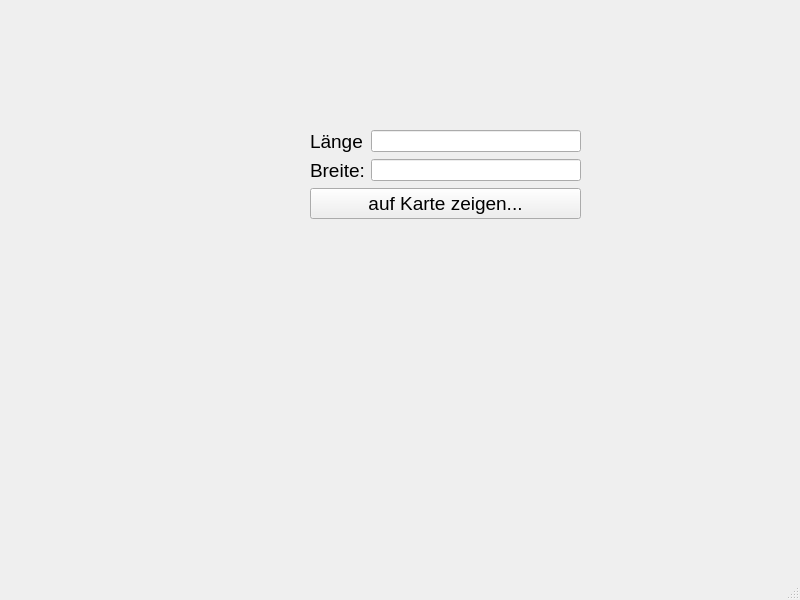
<?xml version="1.0" encoding="UTF-8"?>
<ui version="4.0">
 <class>MainWindow</class>
 <widget class="QMainWindow" name="MainWindow">
  <property name="geometry">
   <rect>
    <x>0</x>
    <y>0</y>
    <width>800</width>
    <height>600</height>
   </rect>
  </property>
  <property name="windowTitle">
   <string>MainWindow</string>
  </property>
  <widget class="QWidget" name="centralwidget">
   <widget class="QWidget" name="formLayoutWidget">
    <property name="geometry">
     <rect>
      <x>310</x>
      <y>130</y>
      <width>271</width>
      <height>114</height>
     </rect>
    </property>
    <layout class="QFormLayout" name="formLayout">
     <item row="0" column="0">
      <widget class="QLabel" name="laenge">
       <property name="font">
        <font>
         <pointsize>14</pointsize>
        </font>
       </property>
       <property name="text">
        <string>Länge</string>
       </property>
      </widget>
     </item>
     <item row="1" column="0">
      <widget class="QLabel" name="breite">
       <property name="font">
        <font>
         <pointsize>14</pointsize>
        </font>
       </property>
       <property name="text">
        <string>Breite:</string>
       </property>
      </widget>
     </item>
     <item row="1" column="1">
      <widget class="QLineEdit" name="breiteLineEdit"/>
     </item>
     <item row="2" column="0" colspan="2">
      <widget class="QPushButton" name="show_on_map">
       <property name="font">
        <font>
         <pointsize>14</pointsize>
        </font>
       </property>
       <property name="text">
        <string>auf Karte zeigen...</string>
       </property>
      </widget>
     </item>
     <item row="0" column="1">
      <widget class="QLineEdit" name="lNgeLineEdit"/>
     </item>
    </layout>
   </widget>
  </widget>
  <widget class="QMenuBar" name="menubar">
   <property name="geometry">
    <rect>
     <x>0</x>
     <y>0</y>
     <width>800</width>
     <height>33</height>
    </rect>
   </property>
  </widget>
  <widget class="QStatusBar" name="statusbar"/>
 </widget>
 <resources/>
 <connections/>
</ui>
